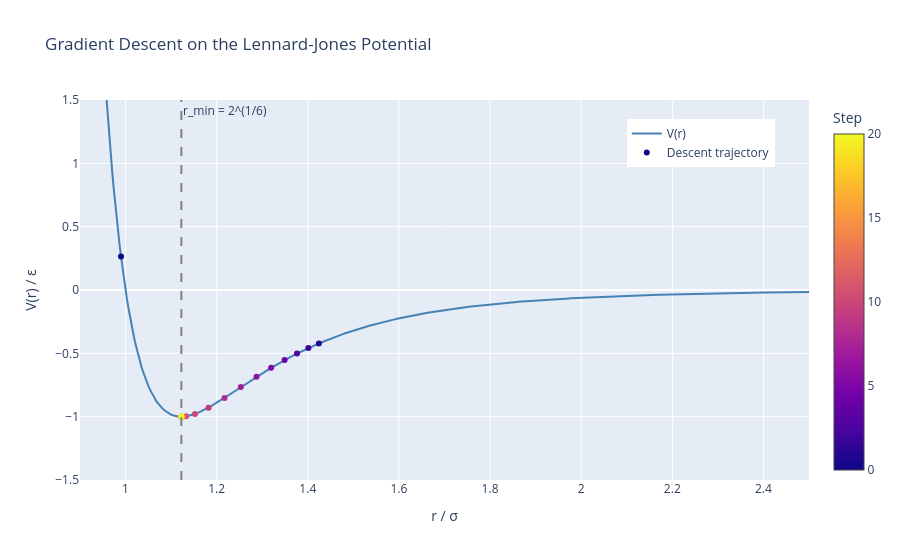

The code cell stored with this chart in its notebook:
### Markdown cell above
#### Interactive plot to explore results
The plot you make might not be super helpful in understanding the path your code is taking to arrive at the answer, especially if you are using a lot of steps. The cell below will produce an interactive plot where you can pan and zoom in and out using the controls in the upper left. Points are colored based on what step index they are representing.

**Note:** If you did not define your potential function name to be `V(r)` and the history output to be `history`, you will need to edit a few lines near the top of the code below.

### Code cell
import plotly.graph_objects as go
import numpy as np

#EDIT THIS IF YOUR OUTPUT OF THE GRADIENT DESCENT HISTORY IS NOT ASSIGNED TO THE VARIABLE history
history=history

# UNCOMMENT AND EDIT THE RETURN OF THIS FUNCTION IF YOU DID NOT CALL YOUR POTENTIAL FUNCTION V(r):
#def V(r):
#   return my_function_name(r)

r_plot = np.linspace(0.9, 2.5, 500)
history_arr = np.array(history)
n_steps = len(history_arr)



# color each point by its step index
colors = np.arange(n_steps)

fig = go.Figure()

# potential curve
fig.add_trace(go.Scatter(
    x=r_plot,
    y=V(r_plot),
    mode='lines',
    line=dict(color='steelblue', width=2),
    name='V(r)'
))

# descent trajectory, colored by step index
fig.add_trace(go.Scatter(
    x=history_arr,
    y=V(history_arr),
    mode='markers',
    marker=dict(
        size=6,
        color=colors,
        colorscale='Plasma',
        colorbar=dict(title='Step'),
        showscale=True
    ),
    text=[f'Step {i}<br>r = {r:.5f}<br>V(r) = {V(r):.5f}' #
          for i, r in enumerate(history_arr)],
    hoverinfo='text',
    name='Descent trajectory'
))

# analytic minimum
fig.add_vline(
    x=2**(1/6),
    line_dash='dash',
    line_color='gray',
    annotation_text='r_min = 2^(1/6)',
    annotation_position='top right'
)

fig.update_layout(
    title='Gradient Descent on the Lennard-Jones Potential',
    xaxis_title='r / σ',
    yaxis_title='V(r) / ε',
    yaxis_range=[-1.5, 1.5],
    legend=dict(x=0.75, y=0.95)
)

fig.show()

### Figure 1 — Plotly figure (JSON) as saved in the notebook; plotly's stock layout.template omitted (floating-point values rounded to 4 significant figures; data arrays with more than 128 entries replaced by an {"elided": "..."} marker saying what was removed)
{"data": [{"line": {"color": "steelblue", "width": 2}, "mode": "lines", "name": "V(r)", "type": "scatter", "x": {"elided": "500 float values"}, "y": {"elided": "500 float values"}}, {"hoverinfo": "text", "marker": {"color": [0, 1, 2, 3, 4, 5, 6, 7, 8, 9, 10, 11, 12, 13, 14, 15, 16, 17, 18, 19, 20], "colorbar": {"title": {"text": "Step"}}, "colorscale": [[0, "#0d0887"], [0.1111, "#46039f"], [0.2222, "#7201a8"], [0.3333, "#9c179e"], [0.4444, "#bd3786"], [0.5556, "#d8576b"], [0.6667, "#ed7953"], [0.7778, "#fb9f3a"], [0.8889, "#fdca26"], [1, "#f0f921"]], "showscale": true, "size": 6}, "mode": "markers", "name": "Descent trajectory", "text": ["Step 0<br>r = 0.99000<br>V(r) = 0.26408", "Step 1<br>r = 1.42425<br>V(r) = -0.42181", "Step 2<br>r = 1.40123<br>V(r) = -0.45864", "Step 3<br>r = 1.37625<br>V(r) = -0.50203", "Step 4<br>r = 1.34909<br>V(r) = -0.55342", "Step 5<br>r = 1.31951<br>V(r) = -0.61427", "Step 6<br>r = 1.28741<br>V(r) = -0.68559", "Step 7<br>r = 1.25297<br>V(r) = -0.76659", "Step 8<br>r = 1.21709<br>V(r) = -0.85200", "Step 9<br>r = 1.18209<br>V(r) = -0.92874", "Step 10<br>r = 1.15229<br>V(r) = -0.97880", "Step 11<br>r = 1.13286<br>V(r) = -0.99711", "Step 12<br>r = 1.12477<br>V(r) = -0.99985", "Step 13<br>r = 1.12283<br>V(r) = -1.00000", "Step 14<br>r = 1.12252<br>V(r) = -1.00000", "Step 15<br>r = 1.12247<br>V(r) = -1.00000", "Step 16<br>r = 1.12246<br>V(r) = -1.00000", "Step 17<br>r = 1.12246<br>V(r) = -1.00000", "Step 18<br>r = 1.12246<br>V(r) = -1.00000", "Step 19<br>r = 1.12246<br>V(r) = -1.00000", "Step 20<br>r = 1.12246<br>V(r) = -1.00000"], "type": "scatter", "x": [0.99, 1.424, 1.401, 1.376, 1.349, 1.32, 1.287, 1.253, 1.217, 1.182, 1.152, 1.133, 1.125, 1.123, 1.123, 1.122, 1.122, 1.122, 1.122, 1.122, 1.122], "y": [0.2641, -0.4218, -0.4586, -0.502, -0.5534, -0.6143, -0.6856, -0.7666, -0.852, -0.9287, -0.9788, -0.9971, -0.9999, -1.0, -1.0, -1.0, -1.0, -1.0, -1.0, -1.0, -1.0]}], "layout": {"annotations": [{"showarrow": false, "text": "r_min = 2^(1/6)", "x": 1.122, "xanchor": "left", "xref": "x", "y": 1, "yanchor": "top", "yref": "y domain"}], "legend": {"x": 0.75, "y": 0.95}, "shapes": [{"line": {"color": "gray", "dash": "dash"}, "type": "line", "x0": 1.122, "x1": 1.122, "xref": "x", "y0": 0, "y1": 1, "yref": "y domain"}], "title": {"text": "Gradient Descent on the Lennard-Jones Potential"}, "xaxis": {"title": {"text": "r / σ"}}, "yaxis": {"range": [-1.5, 1.5], "title": {"text": "V(r) / ε"}}}}
